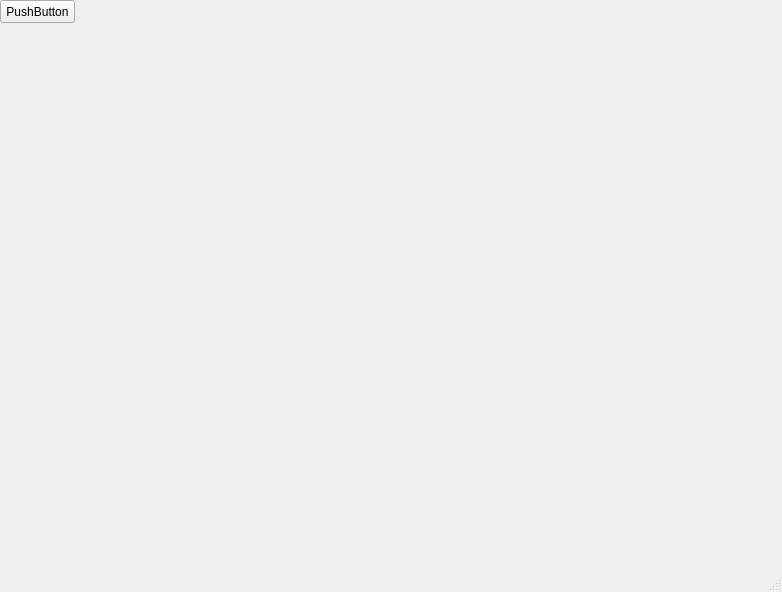
<?xml version="1.0" encoding="UTF-8"?>
<ui version="4.0">
 <class>MainWindow</class>
 <widget class="QMainWindow" name="MainWindow">
  <property name="geometry">
   <rect>
    <x>0</x>
    <y>0</y>
    <width>782</width>
    <height>592</height>
   </rect>
  </property>
  <property name="windowTitle">
   <string>MainWindow</string>
  </property>
  <widget class="QWidget" name="centralwidget">
   <widget class="QPushButton" name="pushButton">
    <property name="geometry">
     <rect>
      <x>0</x>
      <y>0</y>
      <width>75</width>
      <height>23</height>
     </rect>
    </property>
    <property name="text">
     <string>PushButton</string>
    </property>
   </widget>
  </widget>
  <widget class="QStatusBar" name="statusbar"/>
 </widget>
 <resources/>
 <connections/>
</ui>
